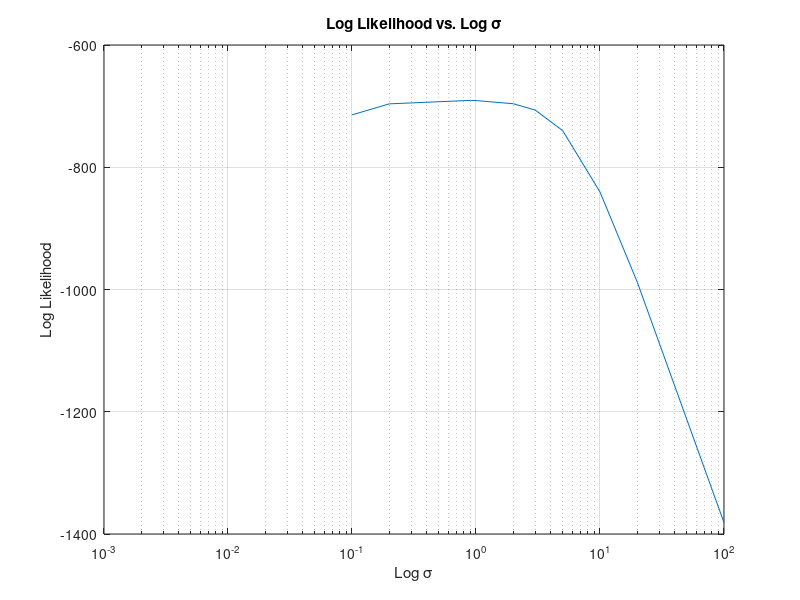
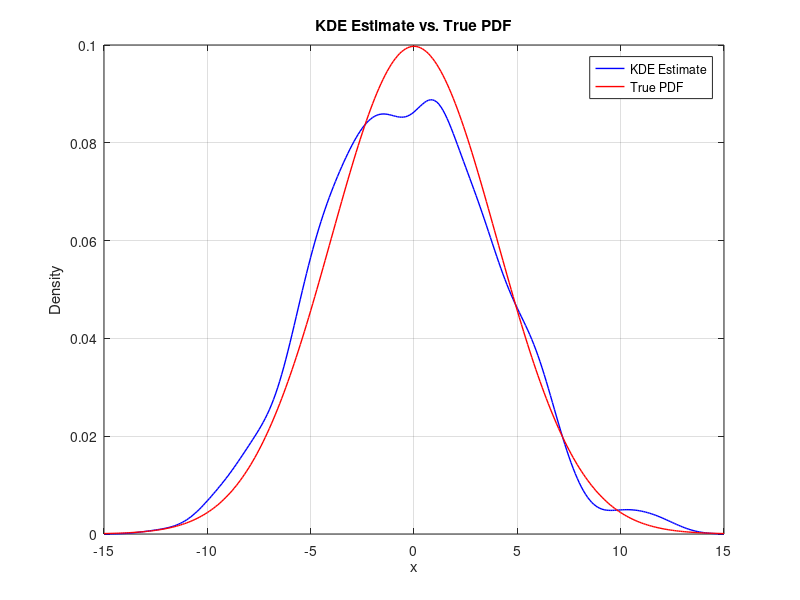

Here is the MATLAB script that generated these plots, in order:
clc, clearvars;
rng(123)

%%%%%%%%%%%%%%%%%%%%%%%%%%%%%%%%%%%%%%%%%%%%%%%%%%%%%%%%%%%%

data = sqrt(16) * randn(1000, 1);
T = data(1:750);
V = data(751:end);
sig_vals = [0.001, 0.1, 0.2, 0.9, 1, 2, 3, 5, 10, 20, 100];
LL_values = zeros(size(sig_vals));
D_vals = zeros(size(sig_vals));

%%%%%%%%%%%%%%%%%%%%%%%%%%%%%%%%%%%%%%%%%%%%%%%%%%%%%%%%%%%%%

for i = 1:length(sig_vals)
    sigma = sig_vals(i);
    
    LL = 0;
    for j = 1:length(V)
        xi = V(j);
        kde_estimate = sum(exp(-(T-xi).^2/(2*sigma^2)))/(length(T)*sigma*sqrt(2*pi));
        LL = LL + log(kde_estimate);
    end
    LL_values(i) = LL;
    D = 0;
    for j = 1:length(V)
        xi = V(j);
        true_pdf = (1/sqrt(2*pi*16))*exp(-(xi^2)/(2*16));
        kde_estimate = sum(exp(-(T-xi).^2/(2*sigma^2)))/(length(T)*sigma*sqrt(2*pi));
        D = D + (true_pdf - kde_estimate)^2;
    end
    D_vals(i) = D;
end

[~, best_LL_idx] = max(LL_values);
[~, best_D_idx] = min(D_vals);

%%%%%%%%%%%%%%%%%%%%%%%%%%%%%%%%%%%%%%%%%%%%%%%%%%%%%%%%%%%%%%%%

figure;
semilogx(sig_vals, LL_values);
title('Log Likelihood vs. Log \sigma');
xlabel('Log \sigma');
ylabel('Log Likelihood');
grid on;


%%%%%%%%%%%%%%%%%%%%%%%%%%%%%%%%%%%%%%%%%%%%%%%%%%%%%%%%%%%%%%%%%%%%%


best_LL = sig_vals(best_LL_idx);
best_D = sig_vals(best_D_idx);

fprintf('Best Sigma for LL: %.3f\n', best_LL);
fprintf('Best Sigma for D: %.3f\n', best_D);

%%%%%%%%%%%%%%%%%%%%%%%%%%%%%%%%%%%%%%%%%%%%%%%%%%%%%%%%%%%%%%%%%%

x_values = -15:0.1:15;
best_est = zeros(size(x_values));
tru_vals = zeros(size(x_values));

for i = 1:length(x_values)
    x = x_values(i);
    best_est(i) = sum(exp(-(T-x).^2/(2*best_LL^2)))/(length(T)*best_LL*sqrt(2*pi));
    tru_vals(i) = (1/sqrt(2*pi*16))*exp(-(x^2)/(2*16));
end

%%%%%%%%%%%%%%%%%%%%%%%%%%%%%%%%%%%%%%%%%%%%%%%%%%%%%%%%%%%%%%%%%%

figure;
plot(x_values, best_est, 'b', 'LineWidth', 1);
hold on;
plot(x_values, tru_vals, 'r', 'LineWidth', 1);
title('KDE Estimate vs. True PDF');
xlabel('x');
ylabel('Density');
legend('KDE Estimate', 'True PDF');
grid on;
